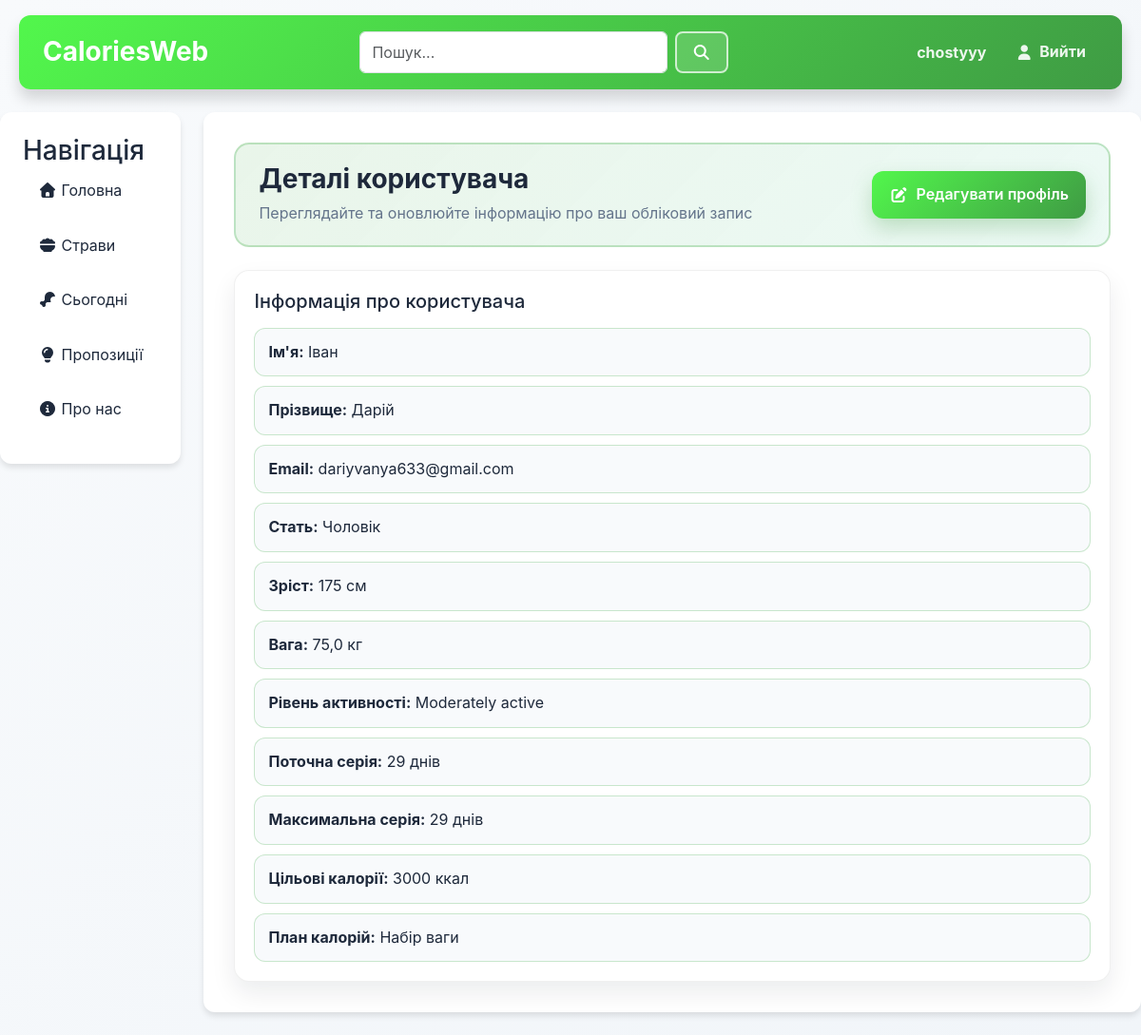
Screenshot of /user/1/ (signed in) with the database file from the repository.
### main/models.py (models this page shows, shortened)
class UserDetails(models.Model):
    CALORIE_PLAN_CHOICES = [
        ('cut', 'Похудання'),
        ('maintain', 'Статичний'),
        ('bulk', 'Набір ваги'),
    ]
    user = models.OneToOneField(
        User,
        on_delete=models.CASCADE,
        related_name="details"
    )
    sex = models.CharField(max_length=10, choices=[
        ('male', 'Чоловік'),
        ('female', 'Жінка'),
    ])
    age = models.PositiveSmallIntegerField()
    height_cm = models.PositiveSmallIntegerField()
    weight_kg = models.FloatField()
    activity_level = models.IntegerField(choices=[
        (1, 'Sedentary'),
        (2, 'Lightly active'),
        (3, 'Moderately active'),
        (4, 'Very active'),
        (5, 'Extra active'),
    ])
    current_streak = models.PositiveIntegerField(default=0)
    max_streak = models.PositiveIntegerField(default=0)
    date_last_streak_entry = models.DateField(null=True, blank=True)
    goal_calories = models.PositiveIntegerField(default=2000)
    calorie_plan = models.CharField(max_length=10, choices=CALORIE_PLAN_CHOICES, default='maintain')

### user/views.py (the view)
# urls.py: path('<int:user_id>/', views.user_details, name='user_detail'),
def user_details(request, user_id):
        data = {
            'user_id': user_id,
            'details': UserDetails.objects.get(user_id=user_id)
        }
        return render(request, 'user/user_details.html', data)

### user/templates/user/user_details.html (shortened to what this page needs)
{% extends "main/layout.html" %}
{% load static %}
{% block extra_css %}
    <link rel="stylesheet" href="{% static 'user/css/user.css' %}">
{% endblock %}
{% block content %}
    <div class="user-profile-hero">
        <div class="user-profile-hero-text">
            <h1>Деталі користувача</h1>
            <p>Переглядайте та оновлюйте інформацію про ваш обліковий запис</p>
        </div>
        {% if user.is_authenticated and user.id == details.user.id %}
            <a class="user-profile-btn" href="{% url 'user:edit_profile' user_id %}">
                <i class="fas fa-edit"></i> Редагувати профіль
            </a>
        {% endif %}
    </div>
    {% if user.is_authenticated %}
        <div class="user-profile-grid">
            <section class="user-profile-card">
                <h3>Інформація про користувача</h3>
                <div class="user-profile-list">
                    <div class="user-profile-item">
                        <strong>Ім'я:</strong> {{ details.user.first_name }}
                    </div>
                    <div class="user-profile-item">
                        <strong>Прізвище:</strong> {{ details.user.last_name }}
                    </div>
                    <div class="user-profile-item">
                        <strong>Email:</strong> {{ details.user.email }}
                    </div>
                    <div class="user-profile-item">
                        <strong>Стать:</strong> {{ details.get_sex_display }}
                    </div>
                    <div class="user-profile-item">
                        <strong>Зріст:</strong> {{ details.height_cm }} см
                    </div>
                    <div class="user-profile-item">
                        <strong>Вага:</strong> {{ details.weight_kg }} кг
                    </div>
                    <div class="user-profile-item">
                        <strong>Рівень активності:</strong> {{ details.get_activity_level_display }}
                    </div>
                    <div class="user-profile-item">
                        <strong>Поточна серія:</strong> {{ details.current_streak }} днів
                    </div>
                    <div class="user-profile-item">
                        <strong>Максимальна серія:</strong> {{ details.max_streak }} днів
                    </div>
                    <div class="user-profile-item">
                        <strong>Цільові калорії:</strong> {{ details.goal_calories }} ккал
                    </div>
                    <div class="user-profile-item">
                        <strong>План калорій:</strong> {{ details.get_calorie_plan_display }}
                    </div>
                </div>
            </section>
        </div>
    {% else %}
        <div class="today-locked">
            <i class="fas fa-lock"></i>
            <p>Будь ласка, <a href="{% url 'main:logIn' %}">увійдіть</a>, щоб переглянути деталі користувача.</p>
        </div>
    {% endif %}
{% endblock %}

### main/templates/main/layout.html (shortened to what this page needs)
{% load static %}
<!DOCTYPE html>
<html lang="en">
<head>
    <link href="https://cdn.jsdelivr.net/npm/bootstrap@5.3.8/dist/css/bootstrap.min.css" rel="stylesheet">
    <link rel="stylesheet" href="{% static 'main/css/main.css' %}">
    <link rel="stylesheet" href="https://cdnjs.cloudflare.com/ajax/libs/font-awesome/7.0.1/css/all.min.css">
    {% block extra_css %}{% endblock %}
</head>
<body>
<header>
    <table>
        <tr>
            <th style="text-align: left;" style="width: fit-content;">
                <a href="{% url 'main:home' %}" style="width: fit-content;" >
                    <h1 style="width: fit-content;">CaloriesWeb</h1>
                </a>
            </th>
            <th style="text-align: center; width: 35%;">
                <form action="{% url 'meals:search' %}" method="get" class="d-flex">
                    <input class="form-control" type="text" name="q" placeholder="Пошук...">
                    <button class="btn btn-outline-danger ms-2" type="submit">
                        <i class="fa-solid fa-magnifying-glass"></i>
                    </button>
                </form>
            </th>
            <th style="text-align: right;">
                {% if user.is_authenticated %}
                    <a href="{% url 'user:user_detail' user.id %}"><span>{{ user.username }}</span></a>
                    <a href="{% url 'main:logOut' %}">
                        <span><i class="fa-solid fa-user"></i> Вийти</span>
                    </a>
                {% endif %}
            </th>
        </tr>
    </table>
</header>
<main class="layout">
    <aside>
        <h3>Навігація</h3>
        <ul>
            <a href="{% url 'main:home' %}">
                <li><i class="fa-solid fa-house"></i> Головна</li>
            </a>
            <a href="{% url 'meals:meals' %}">
                <li><i class="fa-solid fa-bowl-food"></i> Страви</li>
            </a>
            <a href="{% url 'today:today' %}">
                <li><i class="fa-solid fa-drumstick-bite"></i> Сьогодні</li>
            </a>
            <a href="{% url 'meals:suggestions' %}">
                <li><i class="fa-solid fa-lightbulb"></i> Пропозиції</li>
            </a>
            <a href="{% url 'main:about' %}">
                <li><i class="fa-solid fa-circle-info"></i> Про нас</li>
            </a>
        </ul>
    </aside>
    <div class="main-content">
        {% block content %}
        {% endblock %}
    </div>
</main>
</body>
</html>

### main/static/main/css/main.css (style rules this page uses)
* { box-sizing: border-box; }
html { -webkit-text-size-adjust: 100%; text-size-adjust: 100%; }
body, h1, h2, h3, h4, h5, h6, p, ul, ol, dl, dd, figure, blockquote, pre { margin: 0; }
ul, ol { padding: 0; }
input, button, textarea, select { font: inherit; }
input, textarea, select { color: inherit; }
:root { --primary: #4caf50; --primary-dark: #3f9b44; --primary-light: #8fd9a0; --primary-gradient: linear-gradient(135deg, #52f74c 0%, #3f9b44 100%); --primary-rgb: 76, 175, 80; --primary-dark-rgb: 63, 155, 68; --secondary: #ec4899; --accent: #f59e0b; --success: #10b981; --success-rgb: 16, 185, 129; --warning: #f59e0b; --warning-rgb: 245, 158, 11; --warning-light-rgb: 251, 191, 36; --neutral: #94a3b8; --neutral-rgb: 148, 163, 184; --slate-rgb: 100, 116, 139; --danger: #ef4444; --danger-bg: #fff4f4; --danger-soft: #fee2e2; --danger-border: #fecaca; --danger-ink: #991b1b; --danger-ink-dark: #7f1d1d; --white: #ffffff; --surface-muted: #f3f4f6; --bg-light: #f8fafc; --bg-page-end: #f1f5f9; --text-dark: #1e293b; --text-gray: #64748b; --border: #e2e8f0; --line: #e5e7eb; --line-soft: #eef2f7; --shadow-sm: 0 1px 2px rgba(0, 0, 0, 0.05); --shadow-md: 0 4px 6px rgba(0, 0, 0, 0.1); --shadow-lg: 0 10px 15px rgba(0, 0, 0, 0.15); }
body { background: linear-gradient(135deg, var(--bg-light) 0%, var(--bg-page-end) 100%); margin: 0; font-family: -apple-system, BlinkMacSystemFont, 'Segoe UI', Roboto, Oxygen, Ubuntu, Cantarell, sans-serif; color: var(--text-dark); line-height: 1.6; }
.btn-outline-danger { border: 2px solid var(--primary); color: var(--primary); background: none; padding: 8px 16px; border-radius: 8px; font-weight: 600; cursor: pointer; transition: all 0.3s ease; }
.btn { border-radius: 8px; font-weight: 600; transition: all 0.3s ease; cursor: pointer; }
header { background: var(--primary-gradient); box-shadow: var(--shadow-lg); margin: 16px 20px; padding: 16px 24px; border-radius: 12px; position: sticky; top: 0; z-index: 100; }
header table { width: 100%; }
header h1 { margin: 0; padding: 0; color: white; font-size: 28px; font-weight: 700; }
header a { text-decoration: none; color: rgba(255, 255, 255, 0.9); transition: color 0.3s ease; }
header a span { padding: 0 12px; }
header th:last-child a span { display: inline-flex; align-items: center; gap: 6px; padding: 8px 12px; border-radius: 10px; border: 1px solid transparent; transition: background-color 0.2s ease, border-color 0.2s ease, transform 0.2s ease, box-shadow 0.2s ease; }
header .btn-outline-danger { border: 2px solid rgba(255, 255, 255, 0.7); color: var(--white); background: rgba(255, 255, 255, 0.14); }
main.layout { display: flex; gap: 24px; margin: 24px 20px; max-width: 1400px; margin-left: auto; margin-right: auto; }
aside { background-color: var(--white); box-shadow: var(--shadow-md); border-radius: 12px; width: fit-content; padding: 24px; height: fit-content; position: sticky; top: 100px; }
aside ul { list-style: none; padding: 0; margin: 0; }
aside ul li { padding: 12px 16px; margin-bottom: 8px; border-radius: 8px; transition: all 0.3s ease; color: var(--text-dark); cursor: pointer; }
aside a { text-decoration: none; color: inherit; }
.main-content { background-color: var(--white); box-shadow: var(--shadow-md); border-radius: 12px; flex: 1; padding: 32px; }
.main-content h1 { color: var(--primary); margin-bottom: 8px; font-weight: 700; }
a { color: var(--primary); text-decoration: none; transition: color 0.3s ease; }

### rows the page displays
UserDetails: user.first_name "Іван", user.last_name "Дарій", user.email "dariyvanya633@gmail.com", sex "Чоловік", height_cm "175", weight_kg "75,0", activity_level "Moderately active", current_streak "29", max_streak "29", goal_calories "3000", calorie_plan "Набір ваги"

### other values shown
{{ user.username }} "chostyyy"
